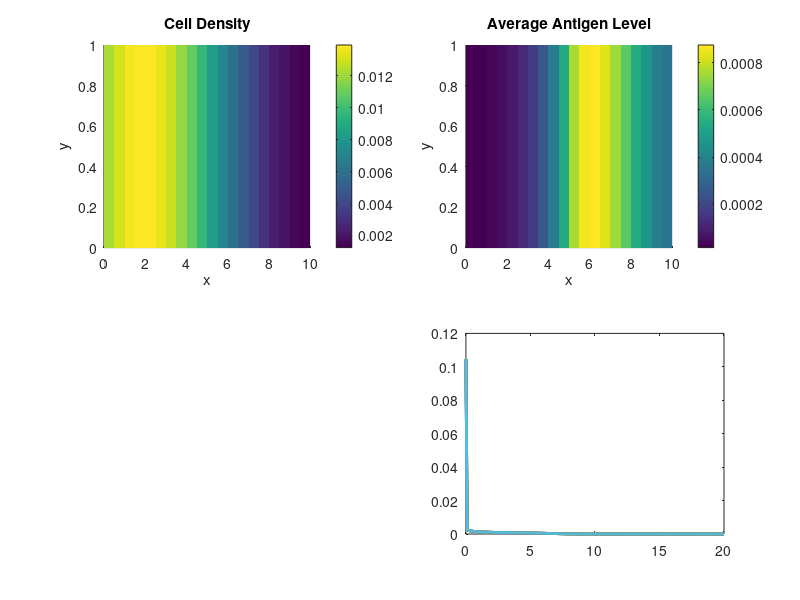

Write the MATLAB code that produced this figure. (Note: this script raises an error after producing the figure.)
% 2D Spatial Phenotypic Advection Diffusion Equation Solver (Matlab)

% 1. Define Parameters
Dx = 0.5;       % Spatial diffusion coefficient
chix = 1.0;     % Chemotaxis coefficient
chia = 1.0;     % Phenotypic advection coefficient


% Define the spatial domain
xmin = 0.0; xmax = 10.0;
ymin = 0.0; ymax = 1.0;
nx = 21;
ny = 6;
dx = (xmax - xmin) / (nx - 1);
dy = (ymax - ymin) / (ny - 1);
x = linspace(xmin, xmax, nx);
y = linspace(ymin, ymax, ny);
[X, Y] = meshgrid(x, y);

% Define the phenotypic domain
amin = 0.0; amax = 20.0;

da = 0.1;
na = amax/da + 1;
a = linspace(amin, amax, na);

% Define time parameters
t_start = 0.0;
t_end = 500.0;
dt = 0.025;
num_steps = floor((t_end - t_start) / dt);

% 2. Initialize Solution
u = zeros(nx, ny, na);
u(1,:,1) = 1;
u = u/sum(u(:));

Ic = zeros(nx,ny,na);
Ic(round(0.5*nx):end,:,:) = 1;


rho_minus = 0.0;
rho_plus = 1;

% Define the chemoattractant concentration C(x, y)
[Y,X, A] = meshgrid(y,x,a);
C_m = 1-X/xmax;

figure;
tic;
% 3. Time Loop
for n = 1:num_steps
    u_new = u; % Initialize u_new with the current u
    dudt = zeros(nx,ny,na);
    % for ai = 1:na 
        % --- Spatial Diffusion Term ---
        % x-direction
    
        flux_west_diff = Dx * (u(2:end, :, :) - u(1:end-1, :, :)) / dx;
        flux_west_diff = cat(1, zeros(1,ny,na), flux_west_diff);

        flux_east_diff = Dx * (u(2:end, :, :) - u(1:end-1, :, :)) / dx;
        flux_east_diff = cat(1, flux_east_diff, zeros(1,ny,na));
        laplacian_u = (flux_east_diff - flux_west_diff) / dx;

        % y-direction
        flux_south_diff = Dx * (u(:, 2:end, :) - u(:, 1:end-1, :)) / dy;
        flux_south_diff = cat(2, zeros(nx,1,na), flux_south_diff);
        
        flux_north_diff = Dx * (u(:, 2:end, :) - u(:, 1:end-1, :)) / dy;
        flux_north_diff = cat(2, flux_north_diff, zeros(nx,1,na));
        
        laplacian_u = laplacian_u + (flux_north_diff - flux_south_diff) / dy;

        % --- Chemotaxis Term ---
        % x-direction
        dCdx = (C_m(2:end, :, :) - C_m(1:(end-1),:, :)) / dx;

        u_west = 0.5 * (u(2:end, :, :) + u(1:end-1, :, :)); % Central difference for u at face
        flux_west_chem = -chix .* u_west .* dCdx; % Note the index for gradCx
        flux_west_chem = cat(1, zeros(1,ny,na), flux_west_chem);

        u_east = 0.5 * (u(2:end, :, :) + u(1:end-1, :, :)); % Central difference for u at face
        flux_east_chem = -chix * u_east .* dCdx;   % Note the index for gradCx
        flux_east_chem = cat(1, flux_east_chem, zeros(1,ny,na));
        
        div_chemotaxis = (flux_east_chem - flux_west_chem) / dx;

        % y-direction
        dCdy = (C_m(:, 2:end,:) - C_m(:,1:(end-1),:)) / dy;

        u_south = 0.5 * (u(:, 2:end, :) + u(:, 1:end-1, :)); % Central difference for u at face
        flux_south_chem = -chix .* u_south .* dCdy; % Note the index for gradCy
        flux_south_chem = cat(2, zeros(nx,1,na), flux_south_chem);

        u_north = 0.5 * (u(:, 2:end, :) + u(:, 1:end-1, :)); % Central difference for u at face
        flux_north_chem = -chix .* u_north .* dCdy;   % Note the index for gradCy
        flux_north_chem  = cat(2, flux_north_chem, zeros(nx,1,na));

        div_chemotaxis = div_chemotaxis + (flux_north_chem - flux_south_chem) / dy;

        % --- Phenotypic Advection Term ---
        a_ind_1 = [2:na, na];
        a_ind_1 = a_ind_1(:);
        a_plus_half_a = (A(:,:,a_ind_1) + A(:,:,:)) / 2;
        f_k_plus_half = (rho_plus .* (1 - a_plus_half_a./amax) .* Ic(:,:, :) - rho_minus .* a_plus_half_a./amax .* (1-Ic(:,:, :)) ) ;
        u_upwind_plus =  u(:, :, a_ind_1) .*(f_k_plus_half <= 0) + u(:, :, :) .* (f_k_plus_half > 0) ;
        
        a_ind_2 = [1 1:(na-1)];
        a_ind_2 = a_ind_2(:);
        a_minus_half_a = (A(:,:,:) + A(:,:,a_ind_2) ) / 2;
        f_k_minus_half = (rho_plus .* (1 - a_minus_half_a./amax) .* Ic(:,:, :) - rho_minus .* a_minus_half_a./amax .* (1-Ic(:,:, :)) ) ;
        u_upwind_minus = u(:, :, :) .*( f_k_minus_half <= 0) + u(:, :, a_ind_2) .* (f_k_minus_half > 0);

        flux_a_plus = chia .* f_k_plus_half .* u_upwind_plus;
        flux_a_minus = chia .* f_k_minus_half .* u_upwind_minus;

        % Boundary in a (no flux)
        % if ai == 1
            flux_a_minus(:,:,1) = 0;
        % end
        % Boundary in a (no flux)
        % if ai == na
            flux_a_plus(:,:,end) = 0;
        % end

        adv_phenotype = -(flux_a_plus - flux_a_minus) / da;

        dudt(:,:,:) = laplacian_u - div_chemotaxis + adv_phenotype;

        % Update u
        % u_new(:, :, ai) = u(:, :, ai) + dt * dudt;

    % end
    u = u(:, :, :) + dt * dudt(:, :, :);

    % Optional: Visualize the solution at certain time steps
    if mod(n, 500) == 0
        clf;
    
        subplot(2,2,1)
        u_slice = squeeze(sum(u,3));
        surf(x, y, u_slice', 'EdgeColor','none');
        colorbar;
        xlabel('x');
        ylabel('y');
        % colormap('jet');
        view(2)
        title('Cell Density')
        axis([0 xmax 0 ymax])
    
        av_a = zeros(nx, ny);
        for ix=1:nx
            for iy=1:ny
                av_a(ix,iy) = a*squeeze(u(ix,iy,:));
            end
        end
        av_a = av_a/amax*sum(u(:));

    
        subplot(2,2,2)
        surf(x, y, av_a', 'EdgeColor','none');
        colorbar;
        xlabel('x');
        ylabel('y');
        % colormap('jet');
        view(2)
        title('Average Antigen Level')
        axis([0 xmax 0 ymax])
        
        subplot(2,2,4)
        plot(a, squeeze(sum(u,[1,2])), 'linewidth',2)
        axis([0 max(a) 0 max(squeeze(sum(u,[1,2])))])
        title('Distribution of Cell Antigen')
    
        sgtitle(['time = ', num2str(dt*n), ' mass = ', num2str(sum(u(:)))])
        drawnow;
    end
end
toc;

disp('Simulation finished.');

% Optional: Visualize the final solution
% figure(2);
% slice(X, Y, a, u(:, :, :), [0.5], [0.5], [amin, (amin+amax)/2, amax]);
% xlabel('x'); ylabel('y'); zlabel('a');
% title(['Final Solution at Time: ', num2str(t_end)]);
% colorbar;